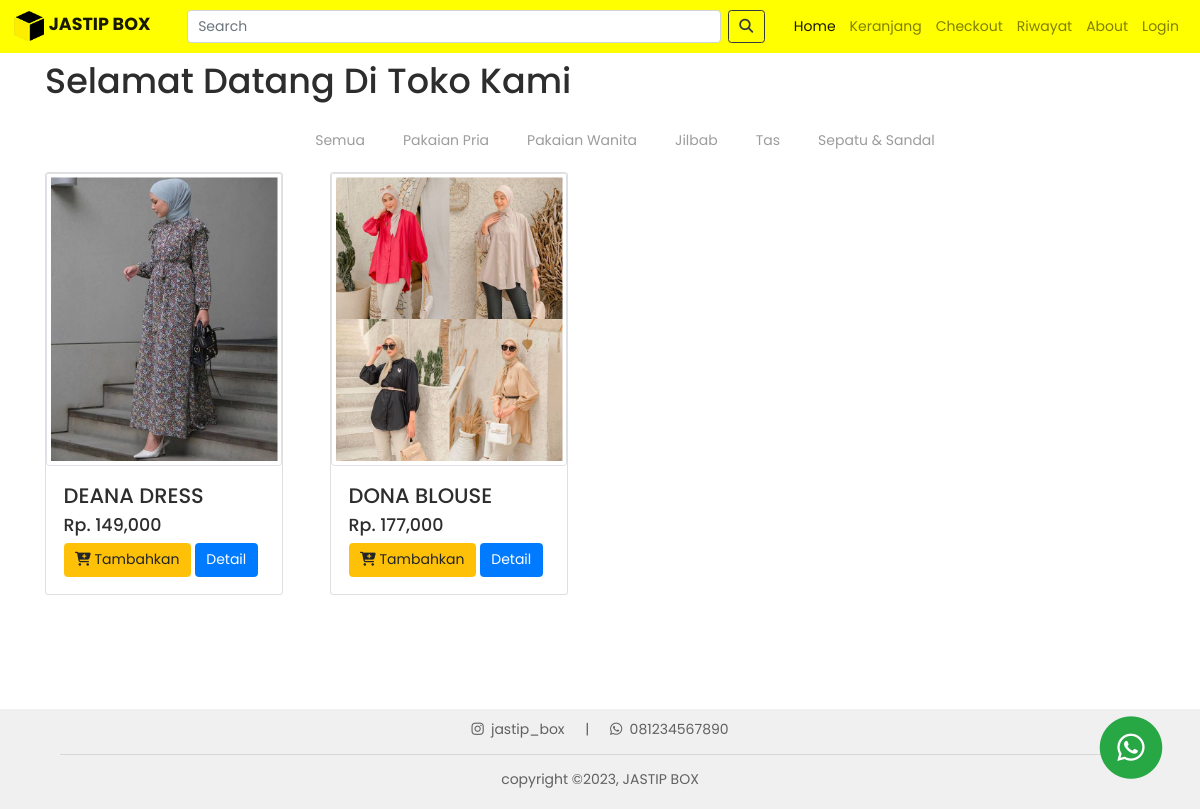
Page /project/index.php?halaman=pakaian_wanita on the committed database.
### tables this page shows
CREATE TABLE `gudang` (
  `id_barang` int(11) NOT NULL,
  `nama_barang` varchar(100) NOT NULL,
  `deskripsi` text NOT NULL,
  `harga` int(11) NOT NULL,
  `gambar` varchar(100) NOT NULL,
  `kategori` varchar(100) NOT NULL,
  `stok` int(11) NOT NULL
);

### project/function.php (called while the page is built, shortened)
<?php
    $conn = mysqli_connect("localhost", "root", "", "jastipbox");
    function query($query){
        global $conn;
        $result = mysqli_query($conn, $query);
        $rows = [];
        while($row = mysqli_fetch_assoc($result)){
            $rows[] = $row;
        }
        return $rows;
    }

### project/pakaian_wanita.php (the view)
<?php
$gudang = query("SELECT * FROM gudang WHERE kategori = 'Pakaian Wanita' AND stok NOT LIKE 0");
?>
<?php foreach ($gudang as $row) : ?>
  <div class="col-md-3 pb-3">
    <div class="card" style="width: 17rem;">
      <img src="img/<?= $row["gambar"]; ?>" alt="<?= $row["nama_barang"]; ?>" class="card-img-top img-thumbnail img-fluid">
      <div class="card-body">
        <h4><?= $row["nama_barang"]; ?></h4>
        <h5>Rp. <?= number_format($row["harga"]); ?></h5>
        <a href="beli.php?id=<?= $row["id_barang"]; ?>" class="btn btn-warning" style="font-size: 14px;"><i class="fas fa-cart-plus"></i> Tambahkan</a>
        <a href="detail.php?id=<?= $row["id_barang"]; ?>" class="btn btn-primary" style="font-size: 14px;">Detail</a>
      </div>
    </div>
  </div>
<?php endforeach; ?>

### project/css/index.css (style rules this page uses)
html,body { background-color: #ffffff; font-family: 'Poppins', sans-serif; color: #2d2d2d; font-size: 14px; min-height: 100vh; height: 100%; }

### rows in the picture
gudang: gambar (picture), nama_barang "DEANA DRESS", harga "149,000"
gudang: gambar (picture), nama_barang "DONA BLOUSE", harga "177,000"
